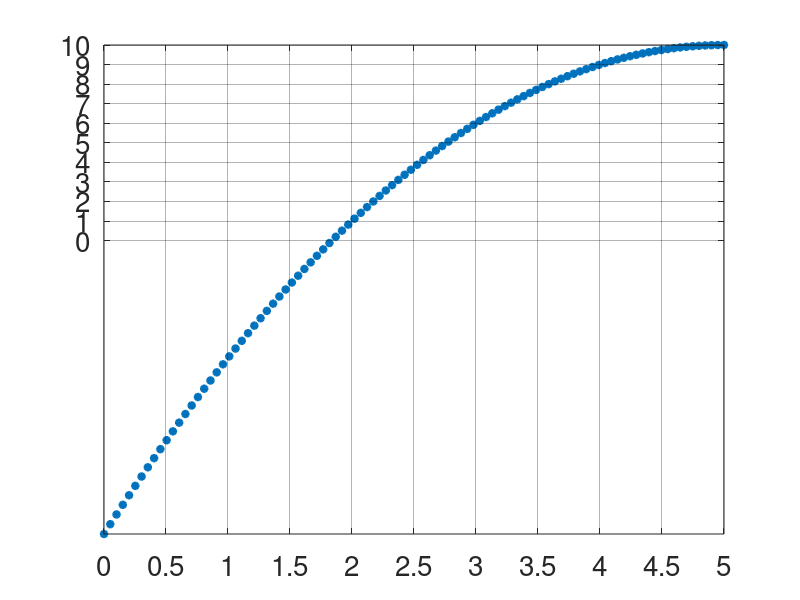

Recreate this plot in MATLAB.
clc, clearvars, %close all %close all other plot windows

x = linspace(0,5);

y = (-((x-5).^2)) +10;
f = @(x) (-((x-3).^2)) +10; %how to write the above as anonymous function
                            %aka functions behave like in calc

plot(x,y, 'linewidth', 2, "*");
% the * just plots the points rather than a line

set(gca, 'fontsize', 20)
xticks(0:0.5:6)
yticks(0:1:12)

grid on
set(gca, 'GridColor', [0,0,0])
set(gca, 'GridAlpha', 0.3)
set(gca, 'Layer', 'top')


[Maxv, I] = max(y)
x_max = x(I)
"\n"
[Minx, I] = min(y)
x_min = x(I)
"\n f(xmax) is"
f(x_max)

%ax = gca;
%ax.FontSize = 18;
%bigger
%xlabel('X-axis', 'FontSize', 18);
%ylabel('Y-axis', 'FontSize', 18);

%x-ticks
%y-ticks

